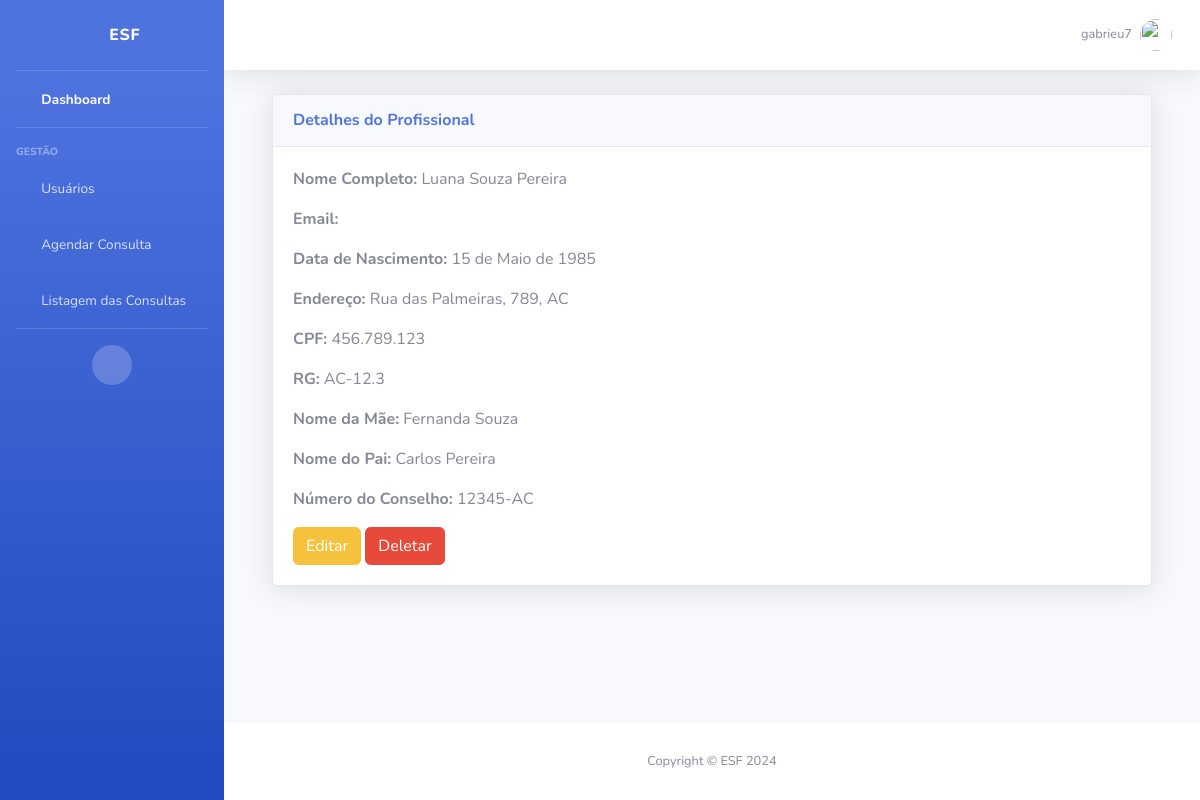
The app's page /profissionais/8/ (signed in) with its own data.
### usuarios/models.py (models this page shows, shortened)
class Usuario(User):
    nome_completo = models.CharField(max_length=255)
    data_nascimento = models.DateField(null=True, blank=True)
    rua = models.CharField(max_length=255)
    num_casa = models.IntegerField()
    uf = models.CharField(max_length=2)
    cpf = models.CharField(max_length=11, unique=True)
    rg = models.CharField(max_length=9, unique=True)
    nome_mae = models.CharField(max_length=255)
    nome_pai = models.CharField(max_length=255, blank=True, null=True)

class Profissional(Usuario):
    num_conselho = models.CharField(max_length=50)

### usuarios/views.py (the view)
# urls.py: path('profissionais/<int:pk>/', views.profissional_detail, name='profissional_detail'),
@login_required
def profissional_detail(request, pk):
    profissional = get_object_or_404(Profissional, pk=pk)
    return render(request, 'Profissional/profissional_detail.html', {'profissional': profissional})

### templates/Profissional/profissional_detail.html
{% extends '_base.html' %}
{% block content %}
    <div class="container-fluid">
        <div class="card shadow mb-4">
            <div class="card-header py-3">
                <h6 class="m-0 font-weight-bold text-primary">Detalhes do Profissional</h6>
            </div>
            <div class="card-body">
                <p><strong>Nome Completo:</strong> {{ profissional.nome_completo }}</p>
                <p><strong>Email:</strong> {{ profissional.email }}</p>
                <p><strong>Data de Nascimento:</strong> {{ profissional.data_nascimento }}</p>
                <p><strong>Endereço:</strong> {{ profissional.rua }}, {{ profissional.num_casa }}, {{ profissional.uf }}</p>
                <p><strong>CPF:</strong> {{ profissional.cpf }}</p>
                <p><strong>RG:</strong> {{ profissional.rg }}</p>
                <p><strong>Nome da Mãe:</strong> {{ profissional.nome_mae }}</p>
                <p><strong>Nome do Pai:</strong> {{ profissional.nome_pai|default:"Não informado" }}</p>
                <p><strong>Número do Conselho:</strong> {{ profissional.num_conselho }}</p>
                <a href="{% url 'profissional_update' profissional.pk %}" class="btn btn-warning">Editar</a>
                <a href="{% url 'profissional_delete' profissional.pk %}" class="btn btn-danger">Deletar</a>
            </div>
        </div>
    </div>
{% endblock %}

### templates/_base.html (shortened to what this page needs)
{% load static %}
<!DOCTYPE html>
<html lang="en">
<head>
    <link href="{% static 'vendor/fontawesome-free/css/all.min.css' %}" rel="stylesheet" type="text/css">
    <link href="{% static 'css/sb-admin-2.min.css' %}" rel="stylesheet">
</head>
<body id="page-top">
    <div id="wrapper">
        <ul class="navbar-nav bg-gradient-primary sidebar sidebar-dark accordion" id="accordionSidebar">
            <a class="sidebar-brand d-flex align-items-center justify-content-center" href="{% url "home" %}">
                <div class="sidebar-brand-icon">
                    <i class="fas fa-hospital"></i>
                </div>
                <div class="sidebar-brand-text mx-3">ESF</div>
            </a>
            <hr class="sidebar-divider my-0">
            <li class="nav-item active">
                <a class="nav-link" href="">
                    <i class="fas fa-fw fa-tachometer-alt"></i>
                    <span>Dashboard</span>
                </a>
            </li>
            <hr class="sidebar-divider">
            <div class="sidebar-heading">
                Gestão
            </div>
                    <li class="nav-item">
                        <a class="nav-link" href="{% url "usuario_list" %}">
                            <i class="fas fa-fw fa-user-injured"></i>
                            <span>Usuários</span>
                        </a>
                    </li>
            <li class="nav-item">
                <a class="nav-link" href="{% url "consulta_create" %}">
                    <i class="fas fa-fw fa-calendar-alt"></i>
                    <span>Agendar Consulta</span>
                </a>
            </li>
            <li class="nav-item">
                <a class="nav-link" href="{% url "consulta_list" %}">
                    <i class="fas fa-fw fa-calendar-alt"></i>
                    <span>Listagem das Consultas</span>
                </a>
            </li>
            <hr class="sidebar-divider d-none d-md-block">
            <div class="text-center d-none d-md-inline">
                <button class="rounded-circle border-0" id="sidebarToggle"></button>
            </div>
        </ul>
        <div id="content-wrapper" class="d-flex flex-column">
            <div id="content">
                <nav class="navbar navbar-expand navbar-light bg-white topbar mb-4 static-top shadow">
                    <ul class="navbar-nav ml-auto">
                            {% if user.is_authenticated %}
                                <li class="nav-item dropdown no-arrow">
                                    <a class="nav-link dropdown-toggle" href="#" id="userDropdown" role="button" data-toggle="dropdown" aria-haspopup="true" aria-expanded="false">
                                        <span class="mr-2 d-none d-lg-inline text-gray-600 small">{{ user.username }}</span>
                                        <img class="img-profile rounded-circle" src="{% static 'img/undraw_profile.svg' %}">
                                    </a>
                            {% else %}
                                    <a class="btn btn-primary" href="{% url 'login' %}">
                                        <i class="fas fa-sign-in-alt fa-sm fa-fw mr-2 text-white-400"></i>
                                        Login
                                    </a>
                            {% endif %}
                        </li>
                    </ul>
                </nav>
                <div class="container-fluid">
                    {% block content %}
                    {% endblock %}
                </div>
            </div>
            <footer class="sticky-footer bg-white">
                <div class="container my-auto">
                    <div class="copyright text-center my-auto">
                        <span>Copyright &copy; ESF 2024</span>
                    </div>
                </div>
            </footer>
        </div>
    </div>
</body>
</html>

### records on screen
Usuario: nome_completo "Luana Souza Pereira", data_nascimento "15 de Maio de 1985", rua "Rua das Palmeiras", num_casa "789", uf "AC", cpf "456.789.123", rg "AC-12.3", nome_mae "Fernanda Souza", nome_pai "Carlos Pereira"
Profissional: num_conselho "12345-AC"

### other values on screen
{{ user.username }} "gabrieu7"
